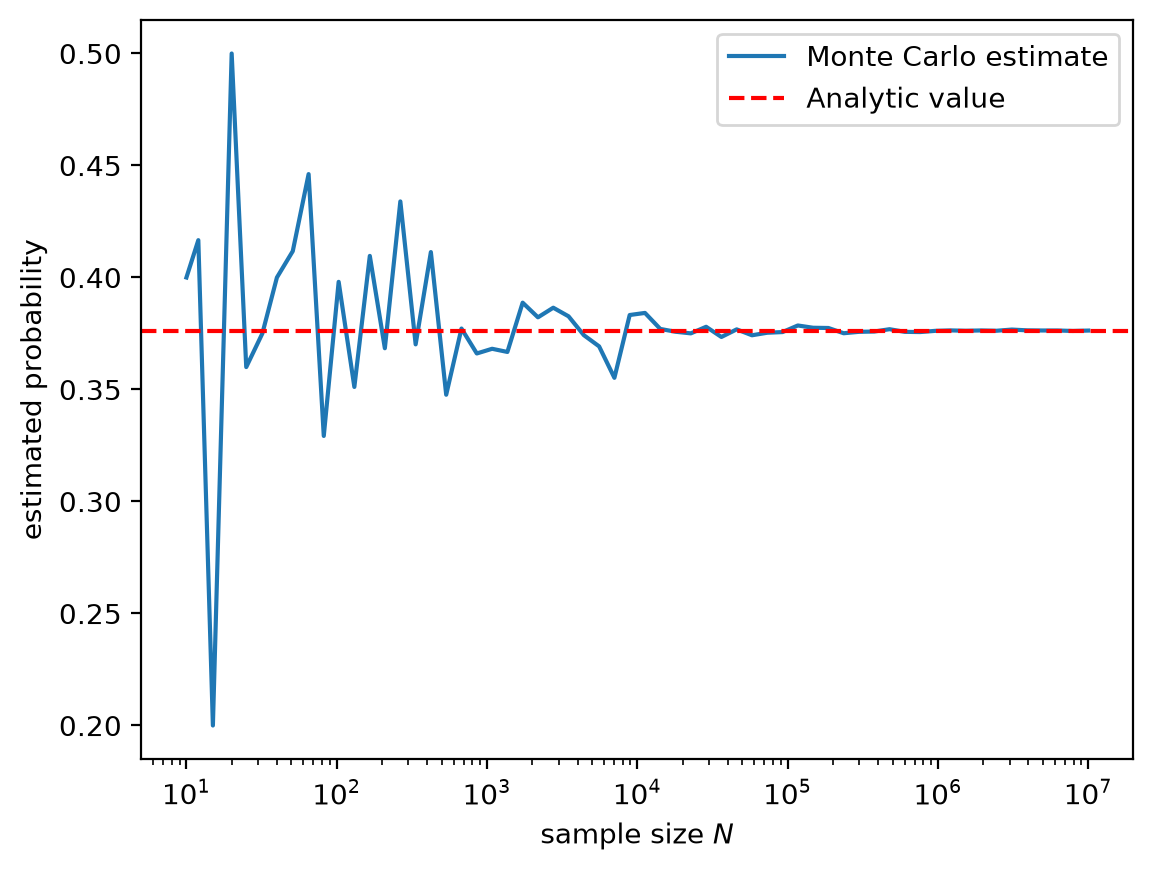

Write Python code to recreate this figure.
import numpy as np
import matplotlib.pyplot as plt
rng = np.random.default_rng(seed=5)

def mc_estimate(n):
    X = rng.random(n)
    Y = rng.random(n)
    Z = rng.random(n)

    sum = np.sum((np.square(X) + np.square(Y) < Z) & (np.square(Z) > X * Y))

    return sum / n

x = np.geomspace(10, 10**7, 60).astype(int)
y = np.array([mc_estimate(n) for n in x])
analytic = 23 * np.pi / 192

fig, ax = plt.subplots()
ax.plot(x, y, label="Monte Carlo estimate")
ax.axhline(analytic, color="red", linestyle="--",  label="Analytic value")
ax.set_xscale("log")
ax.set_xlabel("sample size $N$")
ax.set_ylabel("estimated probability")
ax.legend()

fig.savefig("problem_6.png", dpi=200, bbox_inches="tight")
plt.show()
